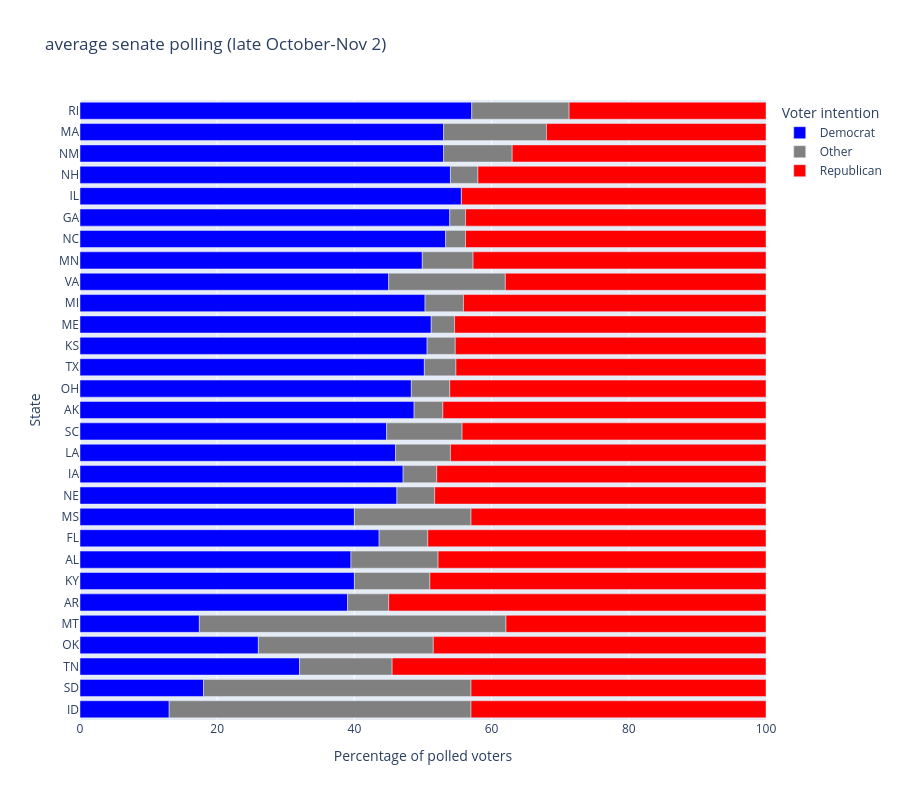

Notebook code cell kept with this figure:
### Code cell
party_names = {"dem":"Democrat", "other":"Other", "rep":"Republican"}
colors = {"Democrat":"blue", "Other":"grey", "Republican":"red"}
senate_sorted = senate.sort_values("margin").rename(columns=party_names)

fig = px.bar(
    senate_sorted, #the data we're dealing with should be the first arg
    x=["Democrat", "Other", "Republican"], 
    y="state",
    orientation="h", #horizontal bars
    color_discrete_map=colors, #directly map colors to columns
    labels={"value":"Percent", "state":"State"},
    hover_data= {"polls":True,"latest":True}, # selecting extra data to display when you hover over the bars,
    height=800, # height of the graph (don't make it too small bc there's a lot of data)
    title="average senate polling (late October-Nov 2)"
)
fig.update_layout(
    legend_title_text="Voter intention",
    xaxis_title="Percentage of polled voters",
    xaxis_range=[0,100] #stretches teh data across the full width of the graph
)

### Figure 1 — Plotly figure (JSON) as saved in the notebook; plotly's stock layout.template omitted (floating-point values rounded to 4 significant figures)
{"data": [{"customdata": [[1, "2026-07-30"], [1, "2026-05-30"], [1, "2026-08-26"], [1, "2026-08-06"], [3, "2026-10-23"], [1, "2026-10-28"], [1, "2026-08-27"], [1, "2026-10-24"], [7, "2026-10-30"], [1, "2026-10-22"], [4, "2026-10-29"], [4, "2026-11-01"], [2, "2026-10-31"], [5, "2026-10-29"], [2, "2026-10-30"], [6, "2026-11-01"], [11, "2026-11-01"], [5, "2026-11-01"], [5, "2026-11-01"], [5, "2026-11-01"], [1, "2025-01-15"], [4, "2026-11-01"], [3, "2026-10-29"], [3, "2026-10-23"], [1, "2026-10-30"], [1, "2026-10-31"], [1, "2026-10-09"], [1, "2026-10-31"], [2, "2026-10-11"]], "hovertemplate": "variable=Democrat<br>Percent=%{x}<br>State=%{y}<br>polls=%{customdata[0]}<br>latest=%{customdata[1]}<extra></extra>", "legendgroup": "Democrat", "marker": {"color": "blue", "pattern": {"shape": ""}}, "name": "Democrat", "orientation": "h", "showlegend": true, "textposition": "auto", "type": "bar", "x": [13.0, 18.0, 32.0, 26.0, 17.4, 39.0, 40.0, 39.5, 43.6, 40.0, 46.2, 47.1, 46.0, 44.7, 48.7, 48.3, 50.2, 50.6, 51.2, 50.3, 45.0, 49.9, 53.3, 53.9, 55.6, 54.0, 53.0, 53.0, 57.1], "xaxis": "x", "y": ["ID", "SD", "TN", "OK", "MT", "AR", "KY", "AL", "FL", "MS", "NE", "IA", "LA", "SC", "AK", "OH", "TX", "KS", "ME", "MI", "VA", "MN", "NC", "GA", "IL", "NH", "NM", "MA", "RI"], "yaxis": "y"}, {"customdata": [[1, "2026-07-30"], [1, "2026-05-30"], [1, "2026-08-26"], [1, "2026-08-06"], [3, "2026-10-23"], [1, "2026-10-28"], [1, "2026-08-27"], [1, "2026-10-24"], [7, "2026-10-30"], [1, "2026-10-22"], [4, "2026-10-29"], [4, "2026-11-01"], [2, "2026-10-31"], [5, "2026-10-29"], [2, "2026-10-30"], [6, "2026-11-01"], [11, "2026-11-01"], [5, "2026-11-01"], [5, "2026-11-01"], [5, "2026-11-01"], [1, "2025-01-15"], [4, "2026-11-01"], [3, "2026-10-29"], [3, "2026-10-23"], [1, "2026-10-30"], [1, "2026-10-31"], [1, "2026-10-09"], [1, "2026-10-31"], [2, "2026-10-11"]], "hovertemplate": "variable=Other<br>Percent=%{x}<br>State=%{y}<br>polls=%{customdata[0]}<br>latest=%{customdata[1]}<extra></extra>", "legendgroup": "Other", "marker": {"color": "grey", "pattern": {"shape": ""}}, "name": "Other", "orientation": "h", "showlegend": true, "textposition": "auto", "type": "bar", "x": [44.0, 39.0, 13.5, 25.5, 44.7, 6.0, 11.0, 12.7, 7.1, 17.0, 5.5, 4.9, 8.0, 11.0, 4.2, 5.6, 4.6, 4.1, 3.4, 5.6, 17.0, 7.4, 2.9, 2.3, 0.0, 4.0, 10.0, 15.0, 14.2], "xaxis": "x", "y": ["ID", "SD", "TN", "OK", "MT", "AR", "KY", "AL", "FL", "MS", "NE", "IA", "LA", "SC", "AK", "OH", "TX", "KS", "ME", "MI", "VA", "MN", "NC", "GA", "IL", "NH", "NM", "MA", "RI"], "yaxis": "y"}, {"customdata": [[1, "2026-07-30"], [1, "2026-05-30"], [1, "2026-08-26"], [1, "2026-08-06"], [3, "2026-10-23"], [1, "2026-10-28"], [1, "2026-08-27"], [1, "2026-10-24"], [7, "2026-10-30"], [1, "2026-10-22"], [4, "2026-10-29"], [4, "2026-11-01"], [2, "2026-10-31"], [5, "2026-10-29"], [2, "2026-10-30"], [6, "2026-11-01"], [11, "2026-11-01"], [5, "2026-11-01"], [5, "2026-11-01"], [5, "2026-11-01"], [1, "2025-01-15"], [4, "2026-11-01"], [3, "2026-10-29"], [3, "2026-10-23"], [1, "2026-10-30"], [1, "2026-10-31"], [1, "2026-10-09"], [1, "2026-10-31"], [2, "2026-10-11"]], "hovertemplate": "variable=Republican<br>Percent=%{x}<br>State=%{y}<br>polls=%{customdata[0]}<br>latest=%{customdata[1]}<extra></extra>", "legendgroup": "Republican", "marker": {"color": "red", "pattern": {"shape": ""}}, "name": "Republican", "orientation": "h", "showlegend": true, "textposition": "auto", "type": "bar", "x": [43.0, 43.0, 54.5, 48.5, 37.9, 55.0, 49.0, 47.8, 49.3, 43.0, 48.3, 48.0, 46.0, 44.3, 47.1, 46.1, 45.2, 45.3, 45.4, 44.1, 38.0, 42.7, 43.8, 43.8, 44.4, 42.0, 37.0, 32.0, 28.7], "xaxis": "x", "y": ["ID", "SD", "TN", "OK", "MT", "AR", "KY", "AL", "FL", "MS", "NE", "IA", "LA", "SC", "AK", "OH", "TX", "KS", "ME", "MI", "VA", "MN", "NC", "GA", "IL", "NH", "NM", "MA", "RI"], "yaxis": "y"}], "layout": {"barmode": "relative", "height": 800, "legend": {"title": {"text": "Voter intention"}, "tracegroupgap": 0}, "title": {"text": "average senate polling (late October-Nov 2)"}, "xaxis": {"anchor": "y", "domain": [0, 1], "range": [0, 100], "title": {"text": "Percentage of polled voters"}}, "yaxis": {"anchor": "x", "domain": [0, 1], "title": {"text": "State"}}}}
